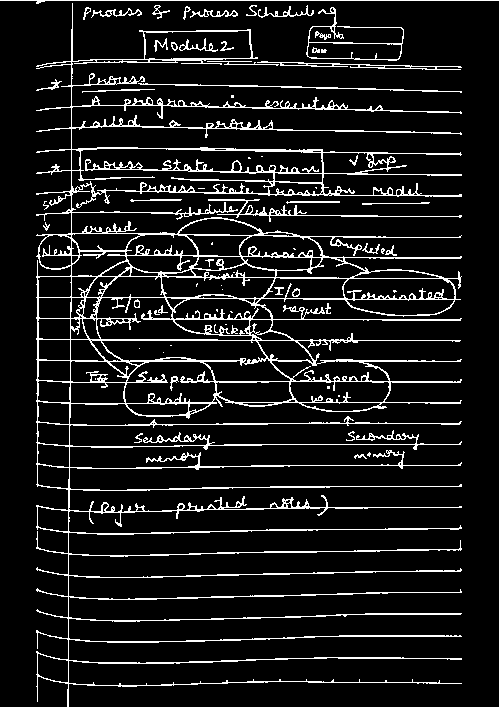
#> input picture data/binary_answer_sheet.png, 501 x 707 px, found by its file name
$ python contour_detection.py
#> lines starting #> are read from the running program, lines starting #| are printed output that depends on the picture; after the words box and inside, x2 and y2 are one past the last pixel; in counts of white or black regions, pixels touching at a corner belong together
import cv2

img = cv2.imread(
    "data/binary_answer_sheet.png",
    cv2.IMREAD_GRAYSCALE
)
#> img: shape (707, 501); 10.4% white in thin lines or dots

# DAY 4.2 - DILATION
kernel = cv2.getStructuringElement(
    cv2.MORPH_RECT,
    (5,5)
)

dilated = cv2.dilate(
    img,
    kernel,
    iterations=1
)
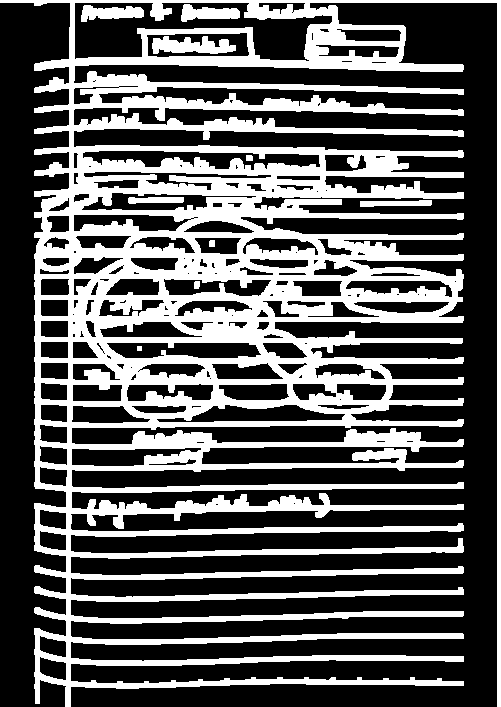
#> dilated: shape (707, 501); 35.6% white; 10 white regions

contours, hierarchy = cv2.findContours(
    dilated,   # <- use dilated image
    cv2.RETR_EXTERNAL,
    cv2.CHAIN_APPROX_SIMPLE
)
#> contours = 2 contours; box (x1, y1, x2, y2) and area: (0, 0, 501, 707) 165262, (360, 200, 432, 207) 310

# Convert grayscale to color for drawing
box_img = cv2.cvtColor(
    dilated,   # <- visualize dilated image
    cv2.COLOR_GRAY2BGR
)
#> box_img: shape (707, 501, 3); 35.6% white; 10 white regions, largest, box (x1, y1, x2, y2) and area: (0, 0, 501, 707) 122711, (152, 36, 236, 54) 1011, (81, 5, 144, 22) 707

for contour in contours:

    area = cv2.contourArea(contour)

    if area > 100:

        x, y, w, h = cv2.boundingRect(contour)

        cv2.rectangle(
            box_img,
            (x, y),
            (x+w, y+h),
            (0,255,0),
            2
        )

        print(
            "Area:",
            area,
            "Position:",
            x, y,
            "Size:",
            w, h
        )
#> this loop made 2 passes
#> (area, x, y, w, h) on passes 1 to 2: (309.5, 360, 200, 72, 7), (165262.5, 0, 0, 501, 707)
#| Area: 309.5 Position: 360 200 Size: 72 7
#| Area: 165262.5 Position: 0 0 Size: 501 707
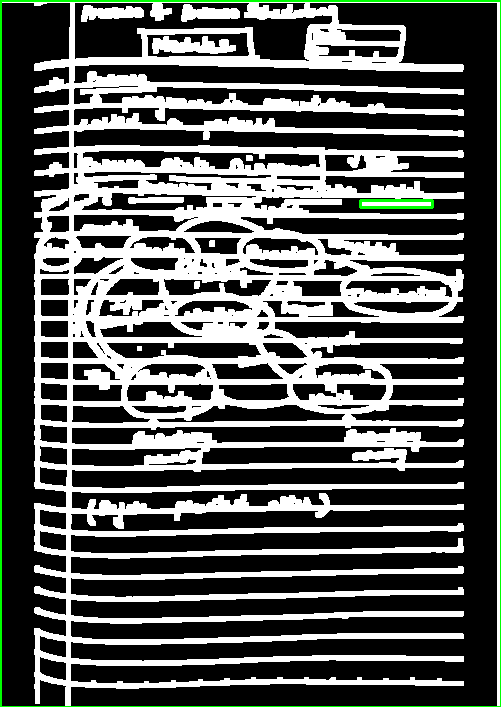
#> box_img: shape (707, 501, 3); mean B, G, R 89.4, 92.3, 89.4

cv2.imshow("Original Binary", img)
cv2.imshow("Dilated Image", dilated)
cv2.imshow("Bounding Boxes", box_img)

cv2.waitKey(0)
cv2.destroyAllWindows()
